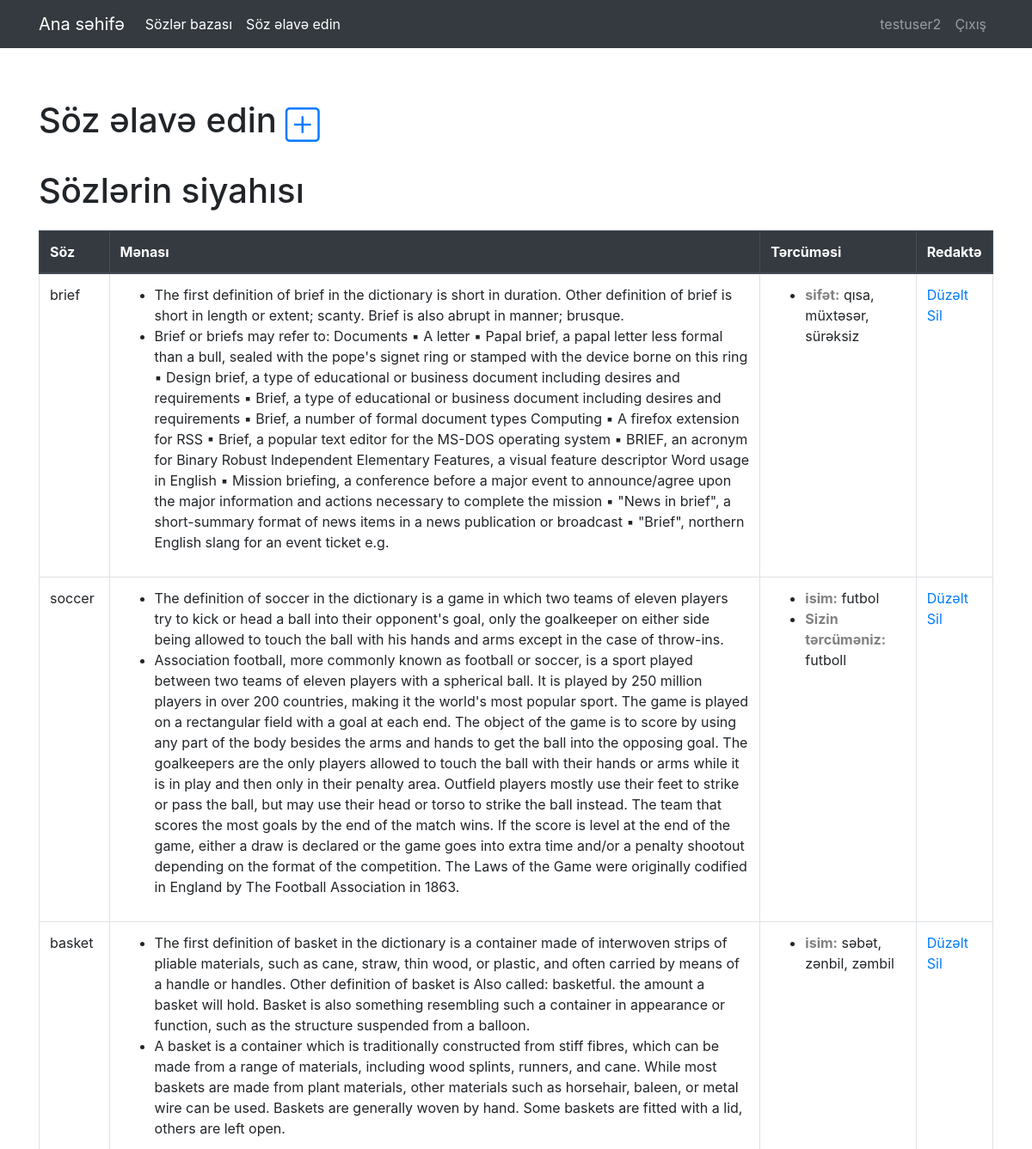
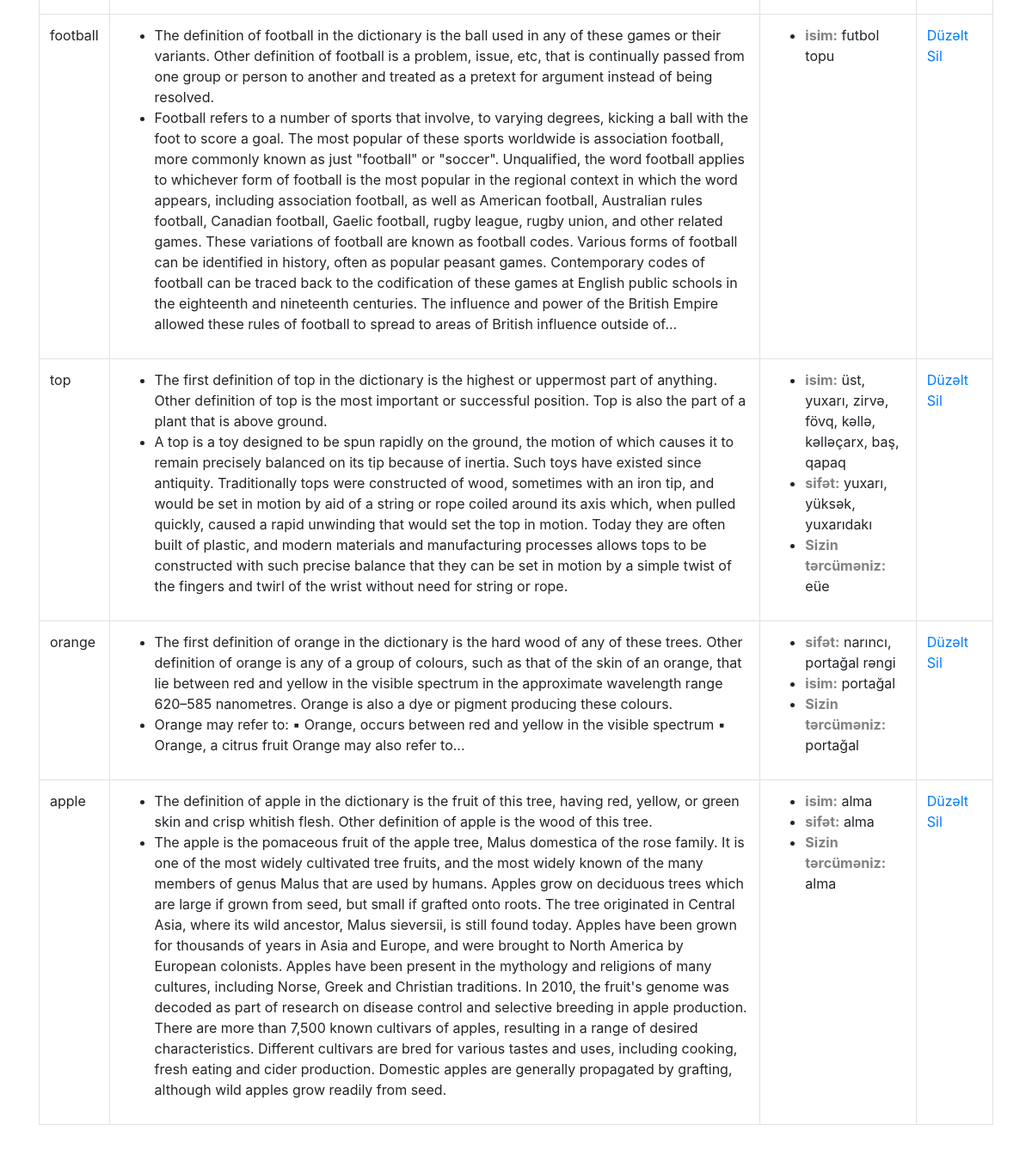
The page /source/ (signed in) on the database its author committed (2 pictures, top to bottom).
### DictApp/models.py (models this page shows)
class Word(models.Model):
    name = models.CharField(max_length=50)
    author_translation = models.CharField(max_length=50)
    author = models.ForeignKey(User, on_delete=models.CASCADE)

class Definition(models.Model):
    name = models.CharField(max_length=50)
    word = models.ForeignKey(Word, on_delete=models.CASCADE)

class Translation(models.Model):
    name = models.CharField(max_length=50)
    part_of_speech = models.CharField(max_length=50)
    word = models.ForeignKey(Word, on_delete=models.CASCADE)

### DictApp/views.py (the view)
# urls.py: path('source/', views.source, name='client-source'),
@login_required
def source(request):
    words = Word.objects.filter(author = request.user).order_by('-id')
    return render(request, 'app/source.html', {'words': words})

### DictApp/templates/app/source.html
{% extends 'app/base.html' %}
{% block content %}
    <div style="display: flex; margin-bottom: 2%;">
        <h1>Söz əlavə edin</h1>
        <a style="font-size: 2.5em; margin-left: 10px;" href="{% url 'create-word' %}"><i class="bi bi-plus-square"></i></a>
    </div>
        <h1 style="margin-bottom: 2%;">Sözlərin siyahısı</h1>
        <table style="margin-bottom: 5%;" class="table table-bordered">
        <thead class="thead-dark">
            <tr>
            <th scope="col">Söz</th>
            <th scope="col">Mənası</th>
            <th scope="col">Tərcüməsi</th>
            <th scope="col">Redaktə</th>
            </tr>
        </thead>
        <tbody>
            {% for word in words %}
            <tr>
                <td>{{ word.name }}</td>
                <td>
                    <ul>
                        {% for definition in word.definition_set.all %}
                            {% if definition.name != '' %}
                                <li>{{ definition.name }}</li>
                            {% endif %}
                        {% endfor %}
                    </ul>
                </td>
                <td>
                    <ul>
                        {% for translation in word.translation_set.all %}
                            <li><b style="color: #818182;">{{translation.part_of_speech}}:</b> {{ translation.name }}</li>
                        {% endfor %}
                        {% if word.author_translation != '' %}
                            <li><b style="color: #818182;">Sizin tərcüməniz:</b> {{ word.author_translation }}</li>
                        {% endif %}
                    </ul>
                </td>
                <td>
                    <a href="{% url 'update-word' word.id %}">Düzəlt</a>
                    <a href="{% url 'delete-word' word.id %}">Sil</a>
                </td>
            </tr>
            {% endfor %}
        </tbody>
    </table>
{% endblock content %}

### DictApp/templates/app/base.html (shortened to what this page needs)
{% load static %}
<!DOCTYPE html>
<html lang="en">
<head>
    <link rel="stylesheet" href="https://cdn.jsdelivr.net/npm/bootstrap-icons@1.4.1/font/bootstrap-icons.css">
    <link rel="stylesheet" href="https://stackpath.bootstrapcdn.com/bootstrap/4.4.1/css/bootstrap.min.css">
</head>
<body>
  <nav class="navbar navbar-expand-lg navbar-dark bg-dark">
    <div class="container">
      <a class="navbar-brand" href="{% url 'client-home' %}">Ana səhifə</a>
      <div class="collapse navbar-collapse" id="navbarText">
        <ul class="navbar-nav mr-auto">
          <li class="nav-item active">
            <a class="nav-link" href="{% url 'client-source' %}">Sözlər bazası<span class="sr-only">(current)</span></a>
          </li>
          <li class="nav-item active">
            <a class="nav-link" href="{% url 'create-word' %}">Söz əlavə edin<span class="sr-only">(current)</span></a>
          </li>
        </ul>
        <ul class="navbar-nav mr-0">
          {% if user.is_authenticated %}
          <li class="nav-item">
            <p style="margin: 0;" class="nav-link">{{ user.username }}</p>
          </li>
          <li class="nav-item">
            <a class="nav-link" href="{% url 'logout' %}">Çıxış</a>
          </li>
          {% endif %}
        </ul>
      </div>
    </div>
  </nav>
    <div class="container-full">
        <div style="margin: 5% auto 10% auto;" class="container">
          {% block content %}}{{% endblock content %}
          </div>
    </div>
</body>
</html>

### rows shown on the page
Word: name "brief"
Definition: name "The first definition of brief in the dictionary is short in duration. Other definition of brief is short in length or extent; scanty. Brief is also abrupt in manner; brusque."
Definition: name "Brief or briefs may refer to: Documents ▪ A letter ▪ Papal brief, a papal letter less formal than a bull, sealed with the pope's signet ring or stamped with the device borne on this ring ▪ Design brief, a type of educational or business document including desires and requirements ▪ Brief, a type of educational or business document including desires and requirements ▪ Brief, a number of formal document types Computing ▪ A firefox extension for RSS ▪ Brief, a popular text editor for the MS-DOS operating system ▪ BRIEF, an acronym for Binary Robust Independent Elementary Features, a visual feature descriptor Word usage in English ▪ Mission briefing, a conference before a major event to…"
Word: name "soccer", author_translation "futboll"
Definition: name "The definition of soccer in the dictionary is a game in which two teams of eleven players try to kick or head a ball into their opponent's goal, only the goalkeeper on either side being allowed to touch the ball with his hands and arms except in the case of throw-ins."
Definition: name "Association football, more commonly known as football or soccer, is a sport played between two teams of eleven players with a spherical ball. It is played by 250 million players in over 200 countries, making it the world's most popular sport. The game is played on a rectangular field with a goal at each end. The object of the game is to score by using any part of the body besides the arms and hands to get the ball into the opposing goal. The goalkeepers are the only players allowed to touch the ball with their hands or arms while it is in play and then only in their penalty area. Outfield players mostly use their feet to strike or pass the ball, but may use their head or torso to strike the…"
Word: name "basket"
Definition: name "The first definition of basket in the dictionary is a container made of interwoven strips of pliable materials, such as cane, straw, thin wood, or plastic, and often carried by means of a handle or handles. Other definition of basket is Also called: basketful. the amount a basket will hold. Basket is also something resembling such a container in appearance or function, such as the structure suspended from a balloon."
Definition: name "A basket is a container which is traditionally constructed from stiff fibres, which can be made from a range of materials, including wood splints, runners, and cane. While most baskets are made from plant materials, other materials such as horsehair, baleen, or metal wire can be used. Baskets are generally woven by hand. Some baskets are fitted with a lid, others are left open."
Word: name "football"
Definition: name "The definition of football in the dictionary is the ball used in any of these games or their variants. Other definition of football is a problem, issue, etc, that is continually passed from one group or person to another and treated as a pretext for argument instead of being resolved."
Definition: name "Football refers to a number of sports that involve, to varying degrees, kicking a ball with the foot to score a goal. The most popular of these sports worldwide is association football, more commonly known as just \"football\" or \"soccer\". Unqualified, the word football applies to whichever form of football is the most popular in the regional context in which the word appears, including association football, as well as American football, Australian rules football, Canadian football, Gaelic football, rugby league, rugby union, and other related games. These variations of football are known as football codes. Various forms of football can be identified in history, often as popular peasant…"
Word: name "top", author_translation "eüe"
Definition: name "The first definition of top in the dictionary is the highest or uppermost part of anything. Other definition of top is the most important or successful position. Top is also the part of a plant that is above ground."
Definition: name "A top is a toy designed to be spun rapidly on the ground, the motion of which causes it to remain precisely balanced on its tip because of inertia. Such toys have existed since antiquity. Traditionally tops were constructed of wood, sometimes with an iron tip, and would be set in motion by aid of a string or rope coiled around its axis which, when pulled quickly, caused a rapid unwinding that would set the top in motion. Today they are often built of plastic, and modern materials and manufacturing processes allows tops to be constructed with such precise balance that they can be set in motion by a simple twist of the fingers and twirl of the wrist without need for string or rope."
Word: name "orange", author_translation "portağal"
Definition: name "The first definition of orange in the dictionary is the hard wood of any of these trees. Other definition of orange is any of a group of colours, such as that of the skin of an orange, that lie between red and yellow in the visible spectrum in the approximate wavelength range 620–585 nanometres. Orange is also a dye or pigment producing these colours."
Definition: name "Orange may refer to: ▪ Orange, occurs between red and yellow in the visible spectrum ▪ Orange, a citrus fruit Orange may also refer to..."
Word: name "apple", author_translation "alma"
Definition: name "The definition of apple in the dictionary is the fruit of this tree, having red, yellow, or green skin and crisp whitish flesh. Other definition of apple is the wood of this tree."
Definition: name "The apple is the pomaceous fruit of the apple tree, Malus domestica of the rose family. It is one of the most widely cultivated tree fruits, and the most widely known of the many members of genus Malus that are used by humans. Apples grow on deciduous trees which are large if grown from seed, but small if grafted onto roots. The tree originated in Central Asia, where its wild ancestor, Malus sieversii, is still found today. Apples have been grown for thousands of years in Asia and Europe, and were brought to North America by European colonists. Apples have been present in the mythology and religions of many cultures, including Norse, Greek and Christian traditions. In 2010, the fruit's…"

### other values the page prints
{{ user.username }} "testuser2"
